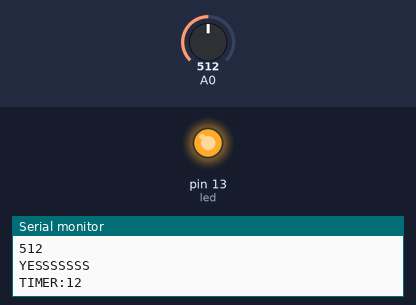
The sketch below on a simulated Arduino Uno, built with avr-gcc and run on an emulated ATmega328P. On the bench: output pins drawn as LEDs (lit = HIGH), the last lines printed to the serial monitor. Inputs (shaded band) come from the test bench; at power-on: A0 = 512.

Above: at 1.2 s.
1.3 s: A0 set to 488
At 2.5 s:
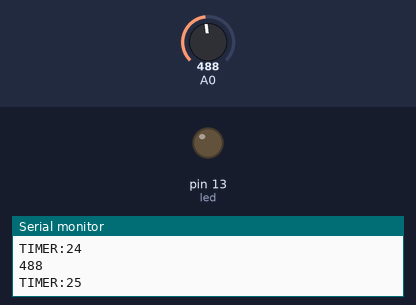
2.8 s: A0 set to 510
At 4.0 s:
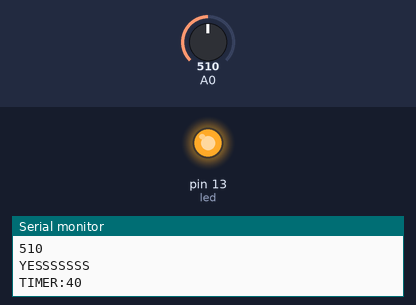
4.3 s: A0 set to 490
At 5.5 s:
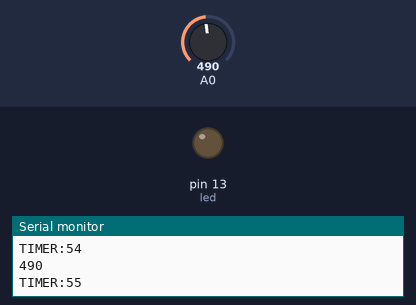
Timing chart, 0 to 7.3 s (numbered marks = the images above; inputs shaded):
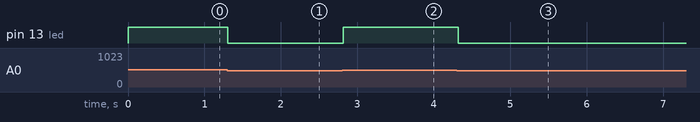

Measured:
- the behaviour switches between 500 and 499 on A0 (found by bisection; images 0 and 1)
- after the input at 1.3 s, pin 13 (led): HIGH → LOW at once
- after the input at 2.8 s, pin 13 (led): LOW → HIGH at once
- after the input at 4.3 s, pin 13 (led): HIGH → LOW at once

The sketch:

soundSensorEasier.ino
```cpp
int led = 13;
int threshold = 500; //Change This
int volume;
int barking = 0;
int timer = 0;

void setup() {
  Serial.begin(9600); // For debugging
  pinMode(led, OUTPUT);
}

void loop() {

  volume = analogRead(A0); // Reads the value from the Analog PIN A0

  Serial.println(volume);

  if (volume >= threshold) {
    digitalWrite(led, HIGH); //Turn ON Led
    Serial.println("YESSSSSSS");
    if (barking == 0) {
      barking = 1;
      timer++;
      Serial.println("BARKING*****************************");
    } else {
      timer++;
    }
  } else {
    digitalWrite(led, LOW); // Turn OFF Led
    if (barking == 1) {
      timer++;
    }
  }

  if (timer == 100) {
   timer = 0;
   barking = 0;
  }
  Serial.print("TIMER:"); Serial.println(timer);

  delay(100);
}
```
